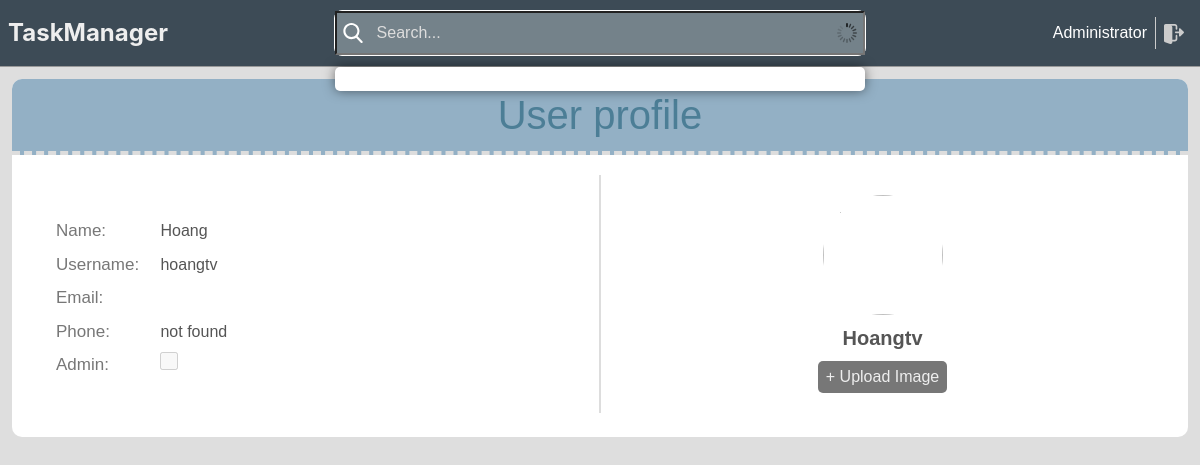
Screenshot of /users/2 (signed in) with the database file from the repository.
### task_management/models.py (models this page shows, shortened)
class User(db.Model, UserMixin):
    __tablename__ = 'user'
    id = db.Column(db.Integer, primary_key=True)
    name = db.Column(db.String(100))
    username = db.Column(db.String(100), nullable=False)
    password_hashed = db.Column(db.String(100), nullable=False)
    active = db.Column(db.Boolean, default=True)
    phone = db.Column(db.String(100))
    email = db.Column(db.String(100))
    created_at = db.Column(db.DateTime, default=db.func.current_timestamp())
    updated_at = db.Column(db.DateTime, default=db.func.current_timestamp())
    create_uid = db.Column(db.Integer, default=0)
    write_uid = db.Column(db.Integer, default=0)
    is_admin = db.Column(db.Boolean, default=False)
    db.UniqueConstraint(username, email)
    @property  # Decorator này dùng để tạo ra một thuộc tính giả
    def password(self):
        if self.password_hashed is not None:
            return None
        return self.password

### task_management/user/views.py (the view)
@user_blueprint.route('/<int:user_id>', methods=['POST', 'GET'])
def user_by_id(user_id):
    if not current_user.is_authenticated:
        return redirect(url_for('login'))
    user = db.get_or_404(User, ident=user_id)
    return render_template('user_detail.html', user=user)

### task_management/models.py (called while the page is built)
@login_manager.user_loader
def load_user(user_id):
    return User.query.get(int(user_id))

### task_management/user/templates/user_detail.html (shortened to what this page needs)
{% extends 'base.html' %}
{% block content %}
    <div class="user-container">
        <div class="container-box">
            <h1>User profile</h1>
            <div class="user-box">
                <div>
                    <div class="mt-2">
                        <label>Name:</label>
                        <span>{{ user.name }}</span>
                    </div>
                    <div class="mt-2">
                        <label>Username:</label>
                        <span>{{ user.username }}</span>
                    </div>
                    <div class="mt-2">
                        <label for="email">Email:</label>
                    </div>
                    <div class="mt-2">
                        <label for="phone">Phone:</label>
                        <span id="phone">
                        {{ user.phone or 'not found' }}
                </span>
                    </div>
                    <div class="mt-2">
                        <label for="is_admin">Admin:</label>
                        <span id="is_admin">
                    {% if user.is_admin %}
                        <input type="checkbox" checked disabled>
                    {% else %}
                        <input type="checkbox" disabled>
                    {% endif %}
                </span>
                    </div>
                </div>
                <div class="user-avatar">
                    <img src="https://static.vecteezy.com/system/resources/previews/005/337/799/original/icon-image-not-found-free-vector.jpg"/>
                    <span>{{ user.username }}</span>
                    <button>+ Upload Image</button>
                </div>
            </div>
        </div>
    </div>
{% endblock %}

### task_management/templates/header.html (shortened to what this page needs)
<div class="header"
     style="width: 100%">
    <div class="header-icon">
        <a href="/">
            TaskManager
        </a>
    </div>
    <div class="search-bar" id="searchBar">
        <input name="searchbar" id="searchInput"
               class="search-input"
               type="text"
               name=""
               placeholder="Search...">
        <div id="tippy" class="tippy"></div>
    </div>
    <div class="User d-flex justify-content-end align-items-center" style="flex: 1">
        <span style="margin-left: 10px" style="color: #ccc">
          <a style="color: white" href="/users/{{ current_user.id }}">
                        {{ current_user.name }}
          </a>
        </span>
        <a href="{{ url_for('logout') }}" class="logout">
        </a>
    </div>
</div>

### task_management/static/css/styles.css (style rules this page uses)
body { font-family: Arial, sans-serif; background-color: #dedede; margin: 0; padding: 0; }
a { text-decoration: none; color: black; }
label { min-width: 100px; display: inline-block; }

### task_management/static/css/default.css (style rules this page uses)
:root { --sidebar-width: 250px; --header-height: 67px; }
* { box-sizing: border-box; }
.header { display: flex; align-items: center; justify-content: center; padding: 0 8px; background-color: #3d4b56; border-bottom: 1px solid #999; height: 67px; }

### rows the page displays
User: name "Administrator"
User: name "Hoang", username "hoangtv", phone "not found", username "Hoangtv"
